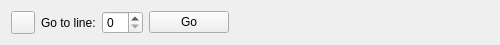
<ui version="4.0" >
 <class>GoToLineWidget</class>
 <widget class="QWidget" name="GoToLineWidget" >
  <property name="geometry" >
   <rect>
    <x>0</x>
    <y>0</y>
    <width>500</width>
    <height>45</height>
   </rect>
  </property>
  <property name="windowTitle" >
   <string>Go To Line</string>
  </property>
  <layout class="QHBoxLayout" >
   <item>
    <widget class="QToolButton" name="pushButtonClose" >
     <property name="toolTip" >
      <string>Close go to line box</string>
     </property>
     <property name="text" >
      <string/>
     </property>
     <property name="icon" >
      <iconset resource="application.qrc" >:/images/window-close.png</iconset>
     </property>
    </widget>
   </item>
   <item>
    <widget class="QLabel" name="labelGo" >
     <property name="text" >
      <string>Go to line:</string>
     </property>
     <property name="buddy" >
      <cstring>spinBoxGo</cstring>
     </property>
    </widget>
   </item>
   <item>
    <widget class="QSpinBox" name="spinBoxGo" />
   </item>
   <item>
    <widget class="QPushButton" name="pushButtonGo" >
     <property name="text" >
      <string>Go</string>
     </property>
    </widget>
   </item>
   <item>
    <spacer>
     <property name="orientation" >
      <enum>Qt::Horizontal</enum>
     </property>
     <property name="sizeHint" >
      <size>
       <width>40</width>
       <height>20</height>
      </size>
     </property>
    </spacer>
   </item>
  </layout>
 </widget>
 <tabstops>
  <tabstop>pushButtonClose</tabstop>
  <tabstop>spinBoxGo</tabstop>
  <tabstop>pushButtonGo</tabstop>
 </tabstops>
 <resources>
  <include location="application.qrc" />
 </resources>
 <connections/>
</ui>
